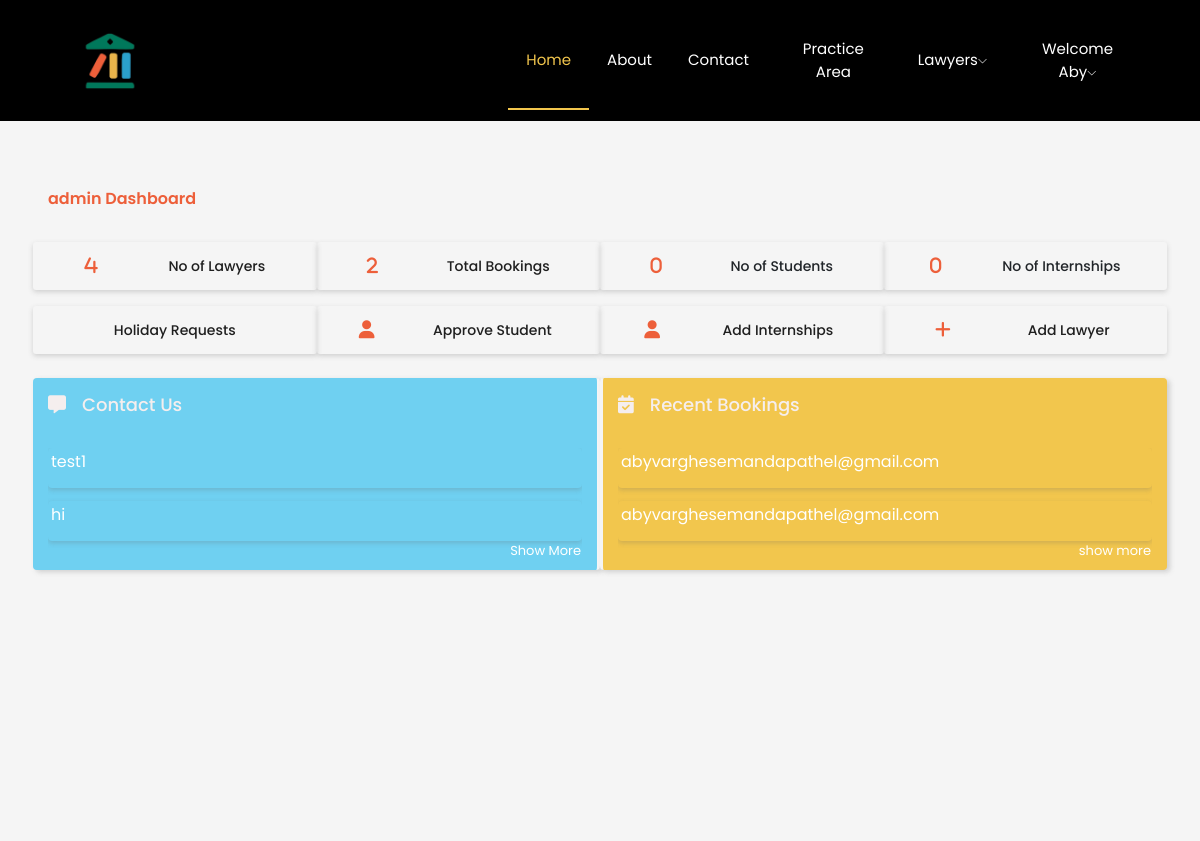
The page /accounts/admin/dashboard/ (signed in) on the database as committed earlier.
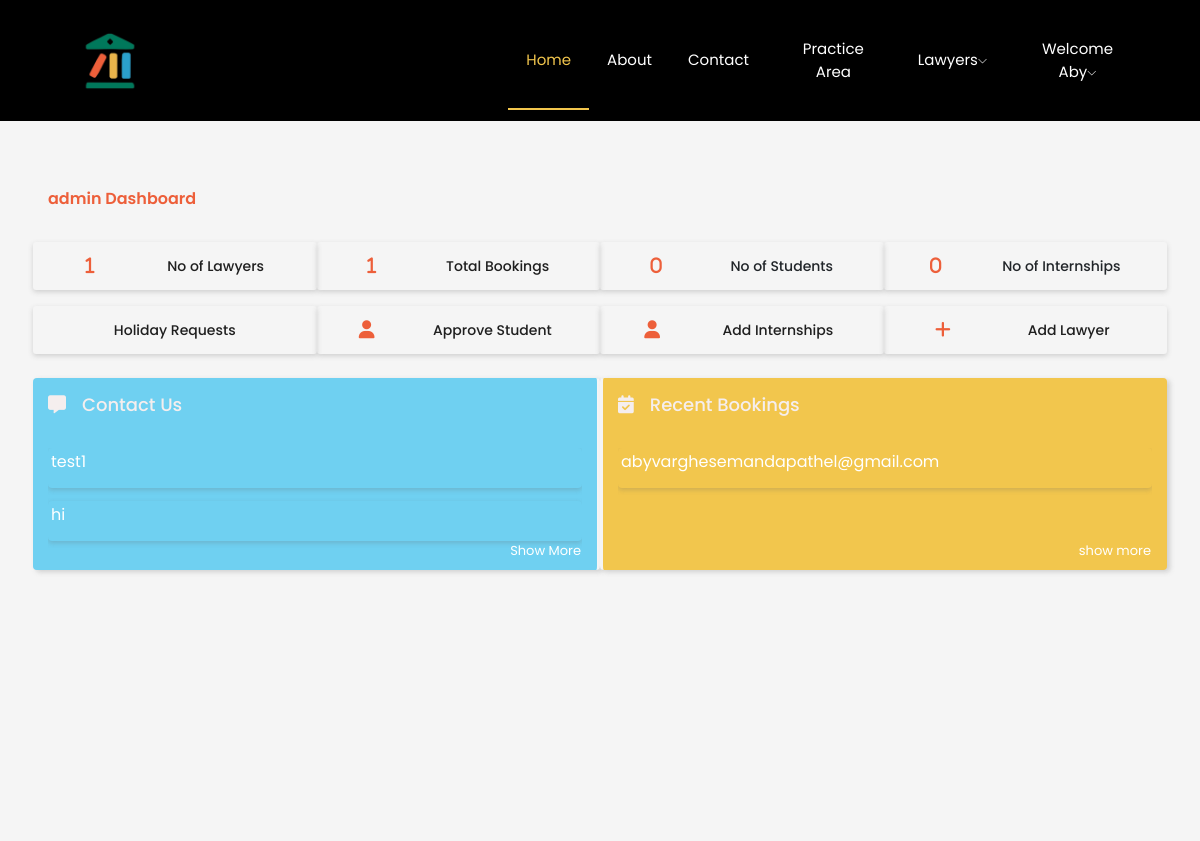
The same page on the database as committed later.
### accounts/models.py (models this page shows, shortened)
class ContactEntry(models.Model):
    name = models.CharField(max_length=100)
    email = models.EmailField()
    subject = models.CharField(max_length=100)
    message = models.TextField()
    timestamp = models.DateTimeField(auto_now_add=True)

class Booking(models.Model):
    user = models.ForeignKey(CustomUser, on_delete=models.CASCADE)
    lawyer = models.ForeignKey(LawyerProfile, on_delete=models.CASCADE)
    details = models.TextField()
    booking_date = models.DateField()
    time_slot = models.ForeignKey(TimeSlot, on_delete=models.CASCADE)
    status = models.CharField(max_length=20, default="pending")
    original_booking_date = models.DateField(null=True, blank=True)

class CustomUser(AbstractUser):
    USER_TYPES = (
        ('admin', 'Admin'),
        ('lawyer', 'Lawyer'),
        ('student', 'Student'),
        ('client', 'Client'),
    )
    STATES = (
    ('Andhra Pradesh', 'Andhra Pradesh'),
    ('Arunachal Pradesh', 'Arunachal Pradesh'),
    ('Assam', 'Assam'),
    ('Bihar', 'Bihar'),
    ('Chhattisgarh', 'Chhattisgarh'),
    ('Goa', 'Goa'),
    ('Gujarat', 'Gujarat'),
    ('Haryana', 'Haryana'),
    ('Himachal Pradesh', 'Himachal Pradesh'),
    ('Jharkhand', 'Jharkhand'),
    ('Karnataka', 'Karnataka'),
    ('Kerala', 'Kerala'),
    ('Madhya Pradesh', 'Madhya Pradesh'),
    ('Maharashtra', 'Maharashtra'),
    ('Manipur', 'Manipur'),
    ('Meghalaya', 'Meghalaya'),
    ('Mizoram', 'Mizoram'),
    ('Nagaland', 'Nagaland'),
    ('Odisha', 'Odisha'),
    ('Punjab', 'Punjab'),
    ('Rajasthan', 'Rajasthan'),
    ('Sikkim', 'Sikkim'),
    ('Tamil Nadu', 'Tamil Nadu'),
    ('Telangana', 'Telangana'),
    ('Tripura', 'Tripura'),
    ('Uttar Pradesh', 'Uttar Pradesh'),
    ('Uttarakhand', 'Uttarakhand'),
    ('West Bengal', 'West Bengal'),
    ('Andaman and Nicobar Islands', 'Andaman and Nicobar Islands'),
    ('Chandigarh', 'Chandigarh'),
    ('Dadra and Nagar Haveli and Daman and Diu', 'Dadra and Nagar Haveli and Daman and Diu'),
    ('Lakshadweep', 'Lakshadweep'),
    ('Delhi', 'Delhi'),
    ('Puducherry', 'Puducherry'),
)
    user_type = models.CharField(max_length=10, choices=USER_TYPES, default='client')
    email = models.EmailField(unique=True, default='')  # Change: Use email as the username
    first_name = models.CharField(max_length=30, default='')  # Added: First name field
    last_name = models.CharField(max_length=30, default='')  # Added: Last name field
    address = models.TextField(default='',blank=True,)  # Added: Address field
    dob = models.DateField(default='2000-01-01',blank=True,)  # Added: Date of birth field
    pin = models.CharField(max_length=6, default='',blank=True,)  # Added: PIN code field
    state = models.CharField(max_length=50, choices=STATES, blank=True, null=False)
    phone = models.CharField(max_length=15,blank=True, unique=True)  # Added: Phone number field

### accounts/views.py (the view)
# urls.py: path('admin/dashboard/', views.admin_dashboard, name='admin_dashboard'),
@login_required
def admin_dashboard(request):
    if request.user.user_type == 'admin':
        lawyer_count = LawyerProfile.objects.count()
        booking_count = Booking.objects.count()
        internship_count = Internship.objects.count()
        students_count = Student.objects.count()
        recent_bookings = Booking.objects.order_by('-pk')[:5]
        recent_queries = ContactEntry.objects.order_by('-pk')[:5]
        context = {
            'user': request.user,
            'lawyer_count': lawyer_count,
            'recent_bookings': recent_bookings,
            'booking_count':booking_count,
            'recent_queries': recent_queries,
            'internship_count': internship_count,
            'students_count':students_count
            }
        return render(request, 'admin/dashboard.html', context)
    else:
        return render(request, '404.html')

### accounts/templates/admin/dashboard.html (shortened to what the changed rows need)
{% load static %}
<!DOCTYPE html>
<html lang="en">
<head>
    <link rel="stylesheet" href="{% static 'css/bootstrap.min.css' %}">
    <link rel="stylesheet" href="{% static 'css/owl.carousel.min.css' %}">
    <link rel="stylesheet" href="{% static 'css/magnific-popup.css' %}">
    <link rel="stylesheet" href="{% static 'css/font-awesome.min.css' %}">
    <link rel="stylesheet" href="{% static 'css/themify-icons.css' %}">
    <link rel="stylesheet" href="{% static 'css/nice-select.css' %}">
    <link rel="stylesheet" href="{% static 'css/flaticon.css' %}">
    <link rel="stylesheet" href="{% static 'css/flaticon.css' %}">
    <link rel="stylesheet" href="{% static 'css/gijgo.css' %}">
    <link rel="stylesheet" href="{% static 'css/slicknav.css' %}">
    <link rel="stylesheet" href="{% static 'css/style.css' %}">
    <link rel="stylesheet" href="{% static 'css/admin.css' %}">
</head>
<body>
    <div class="container-fluid p-5" style="background: whitesmoke; min-height: 90vh;">
        <div class="row">
            <div class="col-sm-3 mt-3 dashboard-top-buttons">
                <i class="fa-solid fa-advocate">{{ lawyer_count }}</i>
                <a href="{% url 'list_lawyers' %}"><h6 style="padding: 0; margin: 0;">No of Lawyers</h6></a>
            </div>
            <div class="col-sm-3 mt-3 dashboard-top-buttons">
                <i class="fa-solid fa-null">{{ booking_count }}</i>
                <a href="{% url 'all_bookings' %}"><h6 style="padding: 0; margin: 0;">Total Bookings</h6></a>
            </div>
        </div>
        <div class="row">
            <div class="col-md-6 mt-4 rounded position-relative contact-messages-bookings">
                <br />
                <div class="list-of-messages">
                    {% for query in recent_queries %}
                    <p class="message-list rounded">
                        <a href="#">{{ query.message }}</a>
                    </p>
                    {% endfor %}
                </div>
            </div>
<div class="col-md-6 mt-4 rounded position-relative contact-messages-bookings">
    <br />
    <div class="list-of-messages">
        {% for booking in recent_bookings %}
        <p class="message-list rounded">
            <a href="{% url 'booking_details' booking.id %}">{{ booking.user.email }}</a>
        </p>
        {% endfor %}
</div>
        </div>
    </div>
</body>
</html>

Rows that differ between the two databases and show on the page:
removed Booking: user.email "abyvarghesemandapathel@gmail.com"
Other text that changed with them:
{{ lawyer_count }}: "4" → "1"
{{ booking_count }}: "2" → "1"
